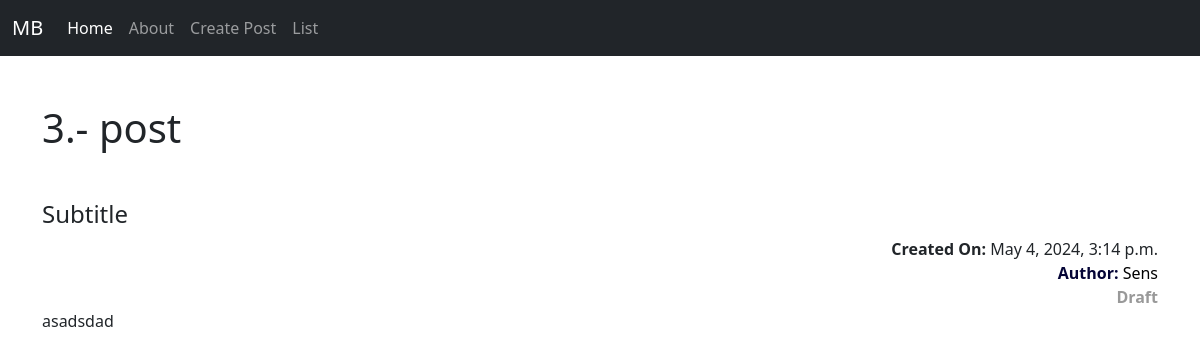
Screenshot of /detail/3/ with the database file from the repository.
### posts/models.py (models this page shows, shortened)
class Post(models.Model):
    title = models.CharField(max_length=128)
    subtitle = models.CharField(max_length=256)
    author = models.ForeignKey(
        get_user_model(),
        on_delete=models.CASCADE
    )
    body = models.TextField()
    created_on = models.DateTimeField(auto_now_add=True)
    status = models.ForeignKey(
        Status,
        on_delete=models.CASCADE
    )

class Status(models.Model):
    name = models.CharField(max_length=128)
    description = models.CharField(max_length=256)
    def __str__(self):
        return self.name

### posts/views.py (the view)
# urls.py: path('detail/<int:pk>/',views.PostDetailView.as_view(),name='detail'),
class PostDetailView(DetailView):
    template_name = 'posts/detail.html'
    model = Post

### templates/posts/detail.html (shortened to what this page needs)
{% extends 'base.html' %}
{% load static %}
{% block head %}
<link rel="stylesheet" href="{% static 'css/detail.css' %}">
{% endblock head %}
{% block content %}
    <div class="main-container">
        <h1>{{post.id}}.- {{ post.title }}</h1>
        <h4>{{ post.subtitle }}</h4>
        <p class="date"><b>Created On: </b>{{ post.created_on }}</p>
        <p class="author"><b>Author: </b>{{ post.author }}</p>
        <p class="status">{{post.status}}</p>
        <p>{{ post.body }}</p>
    </div>
{% endblock content %}

### static/css/detail.css (style rules this page uses)
.date, .author, .status { text-align: right; margin: 0; }
.author b { color:rgb(4, 4, 54); }
.author { color: black; }
.status { color: rgb(153, 153, 153); font-weight: bold; }
.main-container { margin-top: 3rem; }
h1 { margin-bottom: 3rem; }

### rows the page displays
Post: id "3", title "post", subtitle "Subtitle", created_on "May 4, 2024, 3:14 p.m.", author "Sens", status "Draft", body "asadsdad"
